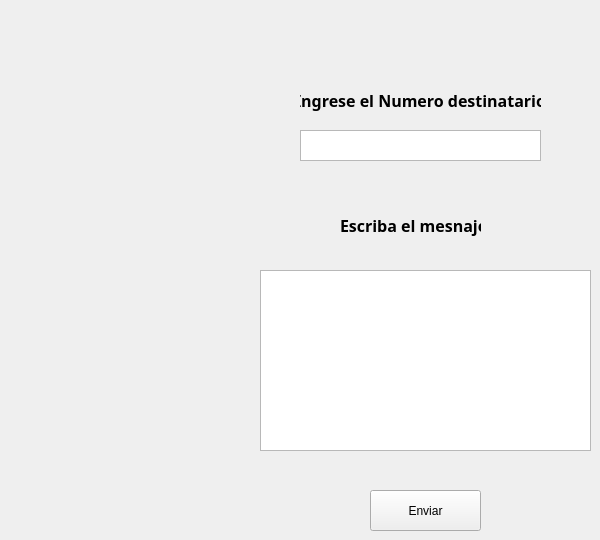
    <widget class="QWidget" name="page">
     <widget class="QPushButton" name="pushButton">
      <property name="geometry">
       <rect>
        <x>370</x>
        <y>490</y>
        <width>111</width>
        <height>41</height>
       </rect>
      </property>
      <property name="text">
       <string>Enviar</string>
      </property>
     </widget>
     <widget class="QLabel" name="label">
      <property name="geometry">
       <rect>
        <x>300</x>
        <y>80</y>
        <width>241</width>
        <height>41</height>
       </rect>
      </property>
      <property name="font">
       <font>
        <family>Bahnschrift SemiBold</family>
        <pointsize>12</pointsize>
        <weight>75</weight>
        <bold>true</bold>
       </font>
      </property>
      <property name="text">
       <string>Ingrese el Numero destinatario</string>
      </property>
      <property name="alignment">
       <set>Qt::AlignCenter</set>
      </property>
     </widget>
     <widget class="QPlainTextEdit" name="Num_edit">
      <property name="geometry">
       <rect>
        <x>300</x>
        <y>130</y>
        <width>241</width>
        <height>31</height>
       </rect>
      </property>
     </widget>
     <widget class="QLabel" name="label_2">
      <property name="geometry">
       <rect>
        <x>340</x>
        <y>210</y>
        <width>141</width>
        <height>31</height>
       </rect>
      </property>
      <property name="font">
       <font>
        <family>Bahnschrift SemiBold</family>
        <pointsize>12</pointsize>
        <weight>75</weight>
        <bold>true</bold>
       </font>
      </property>
      <property name="text">
       <string>Escriba el mesnaje</string>
      </property>
     </widget>
     <widget class="QPlainTextEdit" name="SMSText_edit">
      <property name="geometry">
       <rect>
        <x>260</x>
        <y>270</y>
        <width>331</width>
        <height>181</height>
       </rect>
      </property>
     </widget>
     <zorder>label</zorder>
     <zorder>Num_edit</zorder>
     <zorder>label_2</zorder>
     <zorder>SMSText_edit</zorder>
     <zorder>pushButton</zorder>
    </widget>
